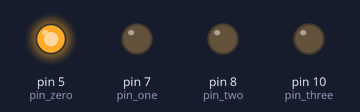
A sketch run on a simulated Arduino Uno, built with avr-gcc and run on an emulated ATmega328P. Shown: output pins drawn as LEDs (lit = HIGH).

Above: at 0.05 s.
At 0.5 s:
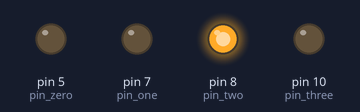
At 1.7 s:
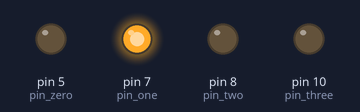
At 2.6 s:
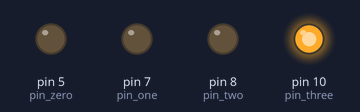
Timing chart, 0 to 3.5 s (numbered marks = the images above):
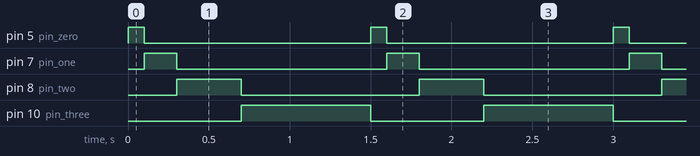

The sketch:

sketch_apr4a.ino
```cpp
int pin_zero = 5;
int pin_one = 7;
int pin_two = 8;
int pin_three = 10;

int myPins[] = {5,7,8,10};
int bip = 100;

void setup() {
  pinMode(pin_zero, OUTPUT);
  pinMode(pin_one, OUTPUT);
  pinMode(pin_two, OUTPUT);
  pinMode(pin_three, OUTPUT);
  // put your setup code here, to run once:
}

void loop() {
  // for(int i = 0; i < 4; i++)
  // {
  // digitalWrite(myPins[i], HIGH);
  // delay(bip*i);
  // digitalWrite(myPins[i], LOW);
  // delay(bip*i);
  // }

  digitalWrite(pin_zero, HIGH);
  delay(bip);
  digitalWrite(pin_zero, LOW);
  // delay(bip);

  digitalWrite(pin_one, HIGH);
  delay(bip*2);
  digitalWrite(pin_one, LOW);
  // delay(bip);

  digitalWrite(pin_two, HIGH);
  delay(bip*4);
  digitalWrite(pin_two, LOW);
  // delay(bip);

  digitalWrite(pin_three, HIGH);
  delay(bip*8);
  digitalWrite(pin_three, LOW);
  // delay(bip);

  // digitalWrite(pin_three, HIGH);
  // digitalWrite(pin_two, HIGH);

  // put your main code here, to run repeatedly:

}
```

Measured:
- by itself, pin 5 (pin_zero): alternates HIGH for 0.10 s and LOW for 1.4 s
- by itself, pin 7 (pin_one): alternates HIGH for 0.20 s and LOW for 1.3 s
- by itself, pin 8 (pin_two): alternates HIGH for 0.40 s and LOW for 1.1 s
- by itself, pin 10 (pin_three): alternates HIGH for 0.80 s and LOW for 0.70 s
